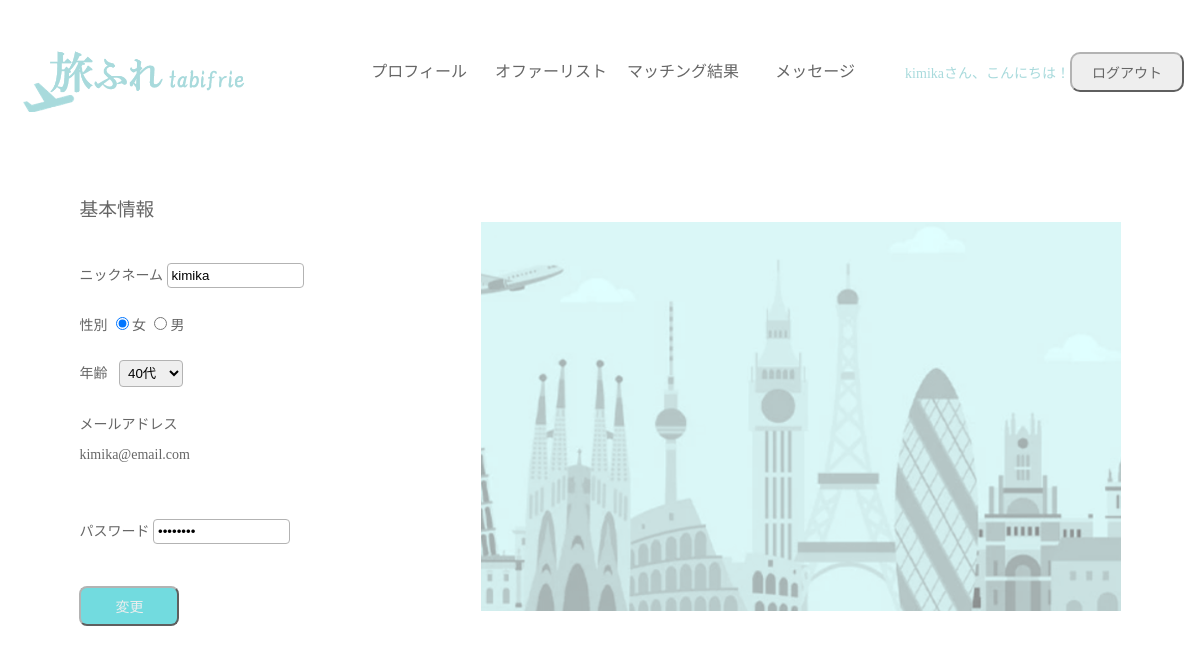
Page /info_update.php (signed in) on the committed database.
### tables this page shows
CREATE TABLE `tabifrie_user` (
  `id` int NOT NULL,
  `name` varchar(64) NOT NULL,
  `gender` varchar(2) NOT NULL,
  `age` varchar(12) NOT NULL,
  `email` varchar(128) NOT NULL,
  `password` varchar(255) NOT NULL,
  `hotel` varchar(128) NOT NULL,
  `flight` varchar(128) NOT NULL,
  `engaging` varchar(128) NOT NULL,
  `smoking` varchar(128) NOT NULL,
  `drinking` varchar(128) NOT NULL,
  `eating` varchar(128) NOT NULL
);

### info_update.php (the view, shortened to what this page needs)
<?php
$email = $_SESSION['user_id'];
$pdo = db_conn();
$stmt = $pdo->prepare('SELECT * FROM tabifrie_user WHERE email = :email');
$stmt->bindValue(':email', $email, PDO::PARAM_STR);
$status = $stmt->execute();
$val = $stmt->fetch();
?>
<!DOCTYPE html>
<html>
<head>
    <link rel="stylesheet" href="css/common.css" />
    <link rel="stylesheet" href="css/signup.css" />
</head>
<body>
    <header class="container">
        <h1>
            <img src="./img/logo2.png" alt="旅ふれロゴ" width="232px" class="">
        </h1>
        <nav class="nav">
            <ul>
                <li><a href="profile.php">プロフィール</a></li>
                <li><a href="offer.php">オファーリスト</a></li>
                <li><a href="notification.php">マッチング結果</a></li>
                <li><a href="message.php">メッセージ</a></li>
            </ul>
        </nav>
        <p><?= $_SESSION['user_name'] ?>さん、こんにちは！</p>
        <button class="btn" onclick="document.location='logout.php'">ログアウト</button>
    </header>
    <section class="container">
        <div>
            <h3>基本情報</h3>
            <form action="info_update_act.php" method="post">
                ニックネーム <input type="text" name="name" value="<?= $val['name']?>"><br><br>
                性別
                <label><input type="radio" name="gender" value="女" <?php if($val["gender"] == "女") { echo " checked"; } ?> >女</label>
                <label><input type="radio" name="gender" value="男" <?php if($val["gender"] == "男") { echo " checked"; } ?> >男</label><br><br>
                年齢
                <select name="age">
                    <option value="40代" <?php if($val["age"] == "40代") { echo " selected"; } ?>>40代</option>
                </select><br><br>
                メールアドレス <p><?= $val['email']?> </p><br><br>
                パスワード <input id="password" type="password" name="password" value="<?= $val['password']?>" /><br><br><br>
                <button class="btn_s">変更</button>
            </form>
        </div>
        <div>
            <img src="./img/banner.png" alt="トップページバナー" width="640px" class="">
        </div>
    </section>
</body>
</html>

### css/common.css (style rules this page uses)
body { box-sizing: border-box; margin: 0; color: #666; }
.container { max-width: 1200px; margin: 0 auto; width: calc(100% - 32px); box-sizing: border-box; }
header { position: sticky; top: 0px; align-items: center; justify-content: space-around; padding: 32px 0; background-color: #fff; color: #A8DADC; }
@media (min-width: 800px) { header { position: sticky; top: 0px; display: flex; align-items: center; justify-content: space-around; padding: 32px 0; background-color: #fff; color: #A8DADC; } }
h1 { margin: 0; font-size: 0; }
img { vertical-align: bottom; }
nav { margin-left: auto; margin-right: 24px; }
nav > ul { list-style: none; padding: 0; margin: 0; display: flex; }
li > a { display: block; width: 132px; line-height: 64px; text-align: center; text-decoration: none; color: #666; }
.btn { background-color: #eee; color: #666; border-color: #b3b3b3; border-radius: 10px; min-width: 100px; padding: 8px 20px; font-size: 14px; text-decoration: none; display: inline-block; }
.btn_s { background-color: #72dbdf; color: #eee; border-color: #b3b3b3; border-radius: 8px; min-width: 100px; padding: 8px 20px; margin-right: 12px; font-size: 14px; text-decoration: none; display: inline-block; }
h3 { font-weight: normal; }
p { font-size: 14px; }

### css/signup.css (style rules this page uses)
@media (min-width: 1000px) { section { align-items: center; justify-content: space-around; display: flex; padding: 32px 0; } }
form { margin: 32px 0; font-size: 14px; }
form > input { max-width: 50%; padding: 4px; margin: 10px 0; border: 1px solid #b3b3b3; border-radius: 4px; box-sizing: border-box; }
form > select { width: 64px; padding: 4px; margin: 10px 8px; border: 1px solid #b3b3b3; border-radius: 4px; box-sizing: border-box; }

### rows in the picture
tabifrie_user: name "kimika", gender "☑ 女", gender "☐ 男", age "40代", email "kimika@email.com"

### other values in the picture
$_SESSION['user_name'] "kimika"
